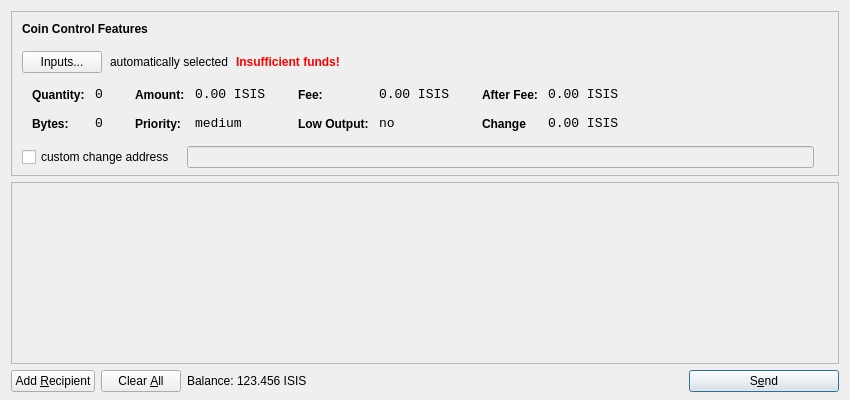
<?xml version="1.0" encoding="UTF-8"?>
<ui version="4.0">
 <class>SendCoinsDialog</class>
 <widget class="QDialog" name="SendCoinsDialog">
  <property name="geometry">
   <rect>
    <x>0</x>
    <y>0</y>
    <width>850</width>
    <height>400</height>
   </rect>
  </property>
  <property name="windowTitle">
   <string>Send Coins</string>
  </property>
  <layout class="QVBoxLayout" name="verticalLayout" stretch="0,1,0">
   <property name="bottomMargin">
    <number>8</number>
   </property>
   <item>
    <widget class="QFrame" name="frameCoinControl">
     <property name="sizePolicy">
      <sizepolicy hsizetype="Expanding" vsizetype="Expanding">
       <horstretch>0</horstretch>
       <verstretch>0</verstretch>
      </sizepolicy>
     </property>
     <property name="maximumSize">
      <size>
       <width>16777215</width>
       <height>16777215</height>
      </size>
     </property>
     <property name="frameShape">
      <enum>QFrame::StyledPanel</enum>
     </property>
     <property name="frameShadow">
      <enum>QFrame::Sunken</enum>
     </property>
     <layout class="QVBoxLayout" name="verticalLayoutCoinControl2">
      <property name="spacing">
       <number>-1</number>
      </property>
      <property name="leftMargin">
       <number>0</number>
      </property>
      <property name="topMargin">
       <number>0</number>
      </property>
      <property name="rightMargin">
       <number>0</number>
      </property>
      <property name="bottomMargin">
       <number>6</number>
      </property>
      <item>
       <layout class="QVBoxLayout" name="verticalLayoutCoinControl" stretch="0,0,0,0,1">
        <property name="spacing">
         <number>0</number>
        </property>
        <property name="leftMargin">
         <number>10</number>
        </property>
        <property name="topMargin">
         <number>10</number>
        </property>
        <item>
         <layout class="QHBoxLayout" name="horizontalLayoutCoinControl1">
          <property name="bottomMargin">
           <number>15</number>
          </property>
          <item>
           <widget class="QLabel" name="labelCoinControlFeatures">
            <property name="sizePolicy">
             <sizepolicy hsizetype="Preferred" vsizetype="Maximum">
              <horstretch>0</horstretch>
              <verstretch>0</verstretch>
             </sizepolicy>
            </property>
            <property name="font">
             <font>
              <weight>75</weight>
              <bold>true</bold>
             </font>
            </property>
            <property name="styleSheet">
             <string notr="true">font-weight:bold;</string>
            </property>
            <property name="text">
             <string>Coin Control Features</string>
            </property>
           </widget>
          </item>
         </layout>
        </item>
        <item>
         <layout class="QHBoxLayout" name="horizontalLayoutCoinControl2" stretch="0,0,0,0">
          <property name="spacing">
           <number>8</number>
          </property>
          <property name="bottomMargin">
           <number>10</number>
          </property>
          <item>
           <widget class="QPushButton" name="pushButtonCoinControl">
            <property name="styleSheet">
             <string notr="true"/>
            </property>
            <property name="text">
             <string>Inputs...</string>
            </property>
           </widget>
          </item>
          <item>
           <widget class="QLabel" name="labelCoinControlAutomaticallySelected">
            <property name="text">
             <string>automatically selected</string>
            </property>
            <property name="margin">
             <number>5</number>
            </property>
           </widget>
          </item>
          <item>
           <widget class="QLabel" name="labelCoinControlInsuffFunds">
            <property name="font">
             <font>
              <weight>75</weight>
              <bold>true</bold>
             </font>
            </property>
            <property name="styleSheet">
             <string notr="true">color:red;font-weight:bold;</string>
            </property>
            <property name="text">
             <string>Insufficient funds!</string>
            </property>
            <property name="margin">
             <number>5</number>
            </property>
           </widget>
          </item>
          <item>
           <spacer name="horizontalSpacerCoinControl">
            <property name="orientation">
             <enum>Qt::Horizontal</enum>
            </property>
            <property name="sizeHint" stdset="0">
             <size>
              <width>40</width>
              <height>1</height>
             </size>
            </property>
           </spacer>
          </item>
         </layout>
        </item>
        <item>
         <widget class="QWidget" name="widgetCoinControl" native="true">
          <property name="sizePolicy">
           <sizepolicy hsizetype="Preferred" vsizetype="Preferred">
            <horstretch>0</horstretch>
            <verstretch>0</verstretch>
           </sizepolicy>
          </property>
          <property name="minimumSize">
           <size>
            <width>0</width>
            <height>0</height>
           </size>
          </property>
          <property name="styleSheet">
           <string notr="true"/>
          </property>
          <layout class="QHBoxLayout" name="horizontalLayoutCoinControl5">
           <property name="margin">
            <number>0</number>
           </property>
           <item>
            <layout class="QHBoxLayout" name="horizontalLayoutCoinControl3" stretch="0,0,0,1">
             <property name="spacing">
              <number>20</number>
             </property>
             <property name="topMargin">
              <number>0</number>
             </property>
             <property name="bottomMargin">
              <number>10</number>
             </property>
             <item>
              <layout class="QFormLayout" name="formLayoutCoinControl1">
               <property name="horizontalSpacing">
                <number>10</number>
               </property>
               <property name="verticalSpacing">
                <number>14</number>
               </property>
               <property name="leftMargin">
                <number>10</number>
               </property>
               <property name="topMargin">
                <number>4</number>
               </property>
               <property name="rightMargin">
                <number>6</number>
               </property>
               <item row="0" column="0">
                <widget class="QLabel" name="labelCoinControlQuantityText">
                 <property name="styleSheet">
                  <string notr="true">font-weight:bold;</string>
                 </property>
                 <property name="text">
                  <string>Quantity:</string>
                 </property>
                 <property name="margin">
                  <number>0</number>
                 </property>
                </widget>
               </item>
               <item row="0" column="1">
                <widget class="QLabel" name="labelCoinControlQuantity">
                 <property name="font">
                  <font>
                   <family>Monospace</family>
                   <pointsize>10</pointsize>
                  </font>
                 </property>
                 <property name="cursor">
                  <cursorShape>IBeamCursor</cursorShape>
                 </property>
                 <property name="contextMenuPolicy">
                  <enum>Qt::ActionsContextMenu</enum>
                 </property>
                 <property name="text">
                  <string>0</string>
                 </property>
                 <property name="margin">
                  <number>0</number>
                 </property>
                 <property name="textInteractionFlags">
                  <set>Qt::LinksAccessibleByMouse|Qt::TextSelectableByKeyboard|Qt::TextSelectableByMouse</set>
                 </property>
                </widget>
               </item>
               <item row="1" column="0">
                <widget class="QLabel" name="labelCoinControlBytesText">
                 <property name="styleSheet">
                  <string notr="true">font-weight:bold;</string>
                 </property>
                 <property name="text">
                  <string>Bytes:</string>
                 </property>
                </widget>
               </item>
               <item row="1" column="1">
                <widget class="QLabel" name="labelCoinControlBytes">
                 <property name="font">
                  <font>
                   <family>Monospace</family>
                   <pointsize>10</pointsize>
                  </font>
                 </property>
                 <property name="cursor">
                  <cursorShape>IBeamCursor</cursorShape>
                 </property>
                 <property name="contextMenuPolicy">
                  <enum>Qt::ActionsContextMenu</enum>
                 </property>
                 <property name="text">
                  <string>0</string>
                 </property>
                 <property name="textInteractionFlags">
                  <set>Qt::LinksAccessibleByMouse|Qt::TextSelectableByKeyboard|Qt::TextSelectableByMouse</set>
                 </property>
                </widget>
               </item>
              </layout>
             </item>
             <item>
              <layout class="QFormLayout" name="formLayoutCoinControl2">
               <property name="horizontalSpacing">
                <number>10</number>
               </property>
               <property name="verticalSpacing">
                <number>14</number>
               </property>
               <property name="leftMargin">
                <number>6</number>
               </property>
               <property name="topMargin">
                <number>4</number>
               </property>
               <property name="rightMargin">
                <number>6</number>
               </property>
               <item row="0" column="0">
                <widget class="QLabel" name="labelCoinControlAmountText">
                 <property name="styleSheet">
                  <string notr="true">font-weight:bold;</string>
                 </property>
                 <property name="text">
                  <string>Amount:</string>
                 </property>
                 <property name="margin">
                  <number>0</number>
                 </property>
                </widget>
               </item>
               <item row="0" column="1">
                <widget class="QLabel" name="labelCoinControlAmount">
                 <property name="font">
                  <font>
                   <family>Monospace</family>
                   <pointsize>10</pointsize>
                  </font>
                 </property>
                 <property name="cursor">
                  <cursorShape>IBeamCursor</cursorShape>
                 </property>
                 <property name="contextMenuPolicy">
                  <enum>Qt::ActionsContextMenu</enum>
                 </property>
                 <property name="text">
                  <string>0.00 ISIS</string>
                 </property>
                 <property name="textInteractionFlags">
                  <set>Qt::LinksAccessibleByMouse|Qt::TextSelectableByKeyboard|Qt::TextSelectableByMouse</set>
                 </property>
                </widget>
               </item>
               <item row="1" column="0">
                <widget class="QLabel" name="labelCoinControlPriorityText">
                 <property name="styleSheet">
                  <string notr="true">font-weight:bold;</string>
                 </property>
                 <property name="text">
                  <string>Priority:</string>
                 </property>
                </widget>
               </item>
               <item row="1" column="1">
                <widget class="QLabel" name="labelCoinControlPriority">
                 <property name="font">
                  <font>
                   <family>Monospace</family>
                   <pointsize>10</pointsize>
                  </font>
                 </property>
                 <property name="cursor">
                  <cursorShape>IBeamCursor</cursorShape>
                 </property>
                 <property name="contextMenuPolicy">
                  <enum>Qt::ActionsContextMenu</enum>
                 </property>
                 <property name="text">
                  <string>medium</string>
                 </property>
                 <property name="textInteractionFlags">
                  <set>Qt::LinksAccessibleByMouse|Qt::TextSelectableByKeyboard|Qt::TextSelectableByMouse</set>
                 </property>
                </widget>
               </item>
              </layout>
             </item>
             <item>
              <layout class="QFormLayout" name="formLayoutCoinControl3">
               <property name="horizontalSpacing">
                <number>10</number>
               </property>
               <property name="verticalSpacing">
                <number>14</number>
               </property>
               <property name="leftMargin">
                <number>6</number>
               </property>
               <property name="topMargin">
                <number>4</number>
               </property>
               <property name="rightMargin">
                <number>6</number>
               </property>
               <item row="0" column="0">
                <widget class="QLabel" name="labelCoinControlFeeText">
                 <property name="styleSheet">
                  <string notr="true">font-weight:bold;</string>
                 </property>
                 <property name="text">
                  <string>Fee:</string>
                 </property>
                 <property name="margin">
                  <number>0</number>
                 </property>
                </widget>
               </item>
               <item row="0" column="1">
                <widget class="QLabel" name="labelCoinControlFee">
                 <property name="font">
                  <font>
                   <family>Monospace</family>
                   <pointsize>10</pointsize>
                  </font>
                 </property>
                 <property name="cursor">
                  <cursorShape>IBeamCursor</cursorShape>
                 </property>
                 <property name="contextMenuPolicy">
                  <enum>Qt::ActionsContextMenu</enum>
                 </property>
                 <property name="text">
                  <string>0.00 ISIS</string>
                 </property>
                 <property name="textInteractionFlags">
                  <set>Qt::LinksAccessibleByMouse|Qt::TextSelectableByKeyboard|Qt::TextSelectableByMouse</set>
                 </property>
                </widget>
               </item>
               <item row="1" column="0">
                <widget class="QLabel" name="labelCoinControlLowOutputText">
                 <property name="styleSheet">
                  <string notr="true">font-weight:bold;</string>
                 </property>
                 <property name="text">
                  <string>Low Output:</string>
                 </property>
                </widget>
               </item>
               <item row="1" column="1">
                <widget class="QLabel" name="labelCoinControlLowOutput">
                 <property name="font">
                  <font>
                   <family>Monospace</family>
                   <pointsize>10</pointsize>
                  </font>
                 </property>
                 <property name="cursor">
                  <cursorShape>IBeamCursor</cursorShape>
                 </property>
                 <property name="contextMenuPolicy">
                  <enum>Qt::ActionsContextMenu</enum>
                 </property>
                 <property name="text">
                  <string>no</string>
                 </property>
                 <property name="textInteractionFlags">
                  <set>Qt::LinksAccessibleByMouse|Qt::TextSelectableByKeyboard|Qt::TextSelectableByMouse</set>
                 </property>
                </widget>
               </item>
              </layout>
             </item>
             <item>
              <layout class="QFormLayout" name="formLayoutCoinControl4">
               <property name="horizontalSpacing">
                <number>10</number>
               </property>
               <property name="verticalSpacing">
                <number>14</number>
               </property>
               <property name="leftMargin">
                <number>6</number>
               </property>
               <property name="topMargin">
                <number>4</number>
               </property>
               <property name="rightMargin">
                <number>6</number>
               </property>
               <item row="0" column="0">
                <widget class="QLabel" name="labelCoinControlAfterFeeText">
                 <property name="styleSheet">
                  <string notr="true">font-weight:bold;</string>
                 </property>
                 <property name="text">
                  <string>After Fee:</string>
                 </property>
                 <property name="margin">
                  <number>0</number>
                 </property>
                </widget>
               </item>
               <item row="0" column="1">
                <widget class="QLabel" name="labelCoinControlAfterFee">
                 <property name="font">
                  <font>
                   <family>Monospace</family>
                   <pointsize>10</pointsize>
                  </font>
                 </property>
                 <property name="cursor">
                  <cursorShape>IBeamCursor</cursorShape>
                 </property>
                 <property name="contextMenuPolicy">
                  <enum>Qt::ActionsContextMenu</enum>
                 </property>
                 <property name="text">
                  <string>0.00 ISIS</string>
                 </property>
                 <property name="textInteractionFlags">
                  <set>Qt::LinksAccessibleByMouse|Qt::TextSelectableByKeyboard|Qt::TextSelectableByMouse</set>
                 </property>
                </widget>
               </item>
               <item row="1" column="0">
                <widget class="QLabel" name="labelCoinControlChangeText">
                 <property name="styleSheet">
                  <string notr="true">font-weight:bold;</string>
                 </property>
                 <property name="text">
                  <string>Change</string>
                 </property>
                </widget>
               </item>
               <item row="1" column="1">
                <widget class="QLabel" name="labelCoinControlChange">
                 <property name="font">
                  <font>
                   <family>Monospace</family>
                   <pointsize>10</pointsize>
                  </font>
                 </property>
                 <property name="cursor">
                  <cursorShape>IBeamCursor</cursorShape>
                 </property>
                 <property name="contextMenuPolicy">
                  <enum>Qt::ActionsContextMenu</enum>
                 </property>
                 <property name="text">
                  <string>0.00 ISIS</string>
                 </property>
                 <property name="textInteractionFlags">
                  <set>Qt::LinksAccessibleByMouse|Qt::TextSelectableByKeyboard|Qt::TextSelectableByMouse</set>
                 </property>
                </widget>
               </item>
              </layout>
             </item>
            </layout>
           </item>
          </layout>
         </widget>
        </item>
        <item>
         <layout class="QHBoxLayout" name="horizontalLayoutCoinControl4" stretch="0,0,0">
          <property name="spacing">
           <number>12</number>
          </property>
          <property name="sizeConstraint">
           <enum>QLayout::SetDefaultConstraint</enum>
          </property>
          <property name="topMargin">
           <number>5</number>
          </property>
          <property name="rightMargin">
           <number>5</number>
          </property>
          <item>
           <widget class="QCheckBox" name="checkBoxCoinControlChange">
            <property name="text">
             <string>custom change address</string>
            </property>
           </widget>
          </item>
          <item>
           <widget class="QLineEdit" name="lineEditCoinControlChange">
            <property name="enabled">
             <bool>false</bool>
            </property>
            <property name="sizePolicy">
             <sizepolicy hsizetype="Expanding" vsizetype="Fixed">
              <horstretch>0</horstretch>
              <verstretch>0</verstretch>
             </sizepolicy>
            </property>
           </widget>
          </item>
          <item>
           <widget class="QLabel" name="labelCoinControlChangeLabel">
            <property name="sizePolicy">
             <sizepolicy hsizetype="Preferred" vsizetype="Expanding">
              <horstretch>0</horstretch>
              <verstretch>0</verstretch>
             </sizepolicy>
            </property>
            <property name="minimumSize">
             <size>
              <width>0</width>
              <height>0</height>
             </size>
            </property>
            <property name="text">
             <string/>
            </property>
            <property name="margin">
             <number>3</number>
            </property>
           </widget>
          </item>
         </layout>
        </item>
        <item>
         <spacer name="verticalSpacerCoinControl">
          <property name="orientation">
           <enum>Qt::Vertical</enum>
          </property>
          <property name="sizeHint" stdset="0">
           <size>
            <width>800</width>
            <height>1</height>
           </size>
          </property>
         </spacer>
        </item>
       </layout>
      </item>
     </layout>
    </widget>
   </item>
   <item>
    <widget class="QScrollArea" name="scrollArea">
     <property name="widgetResizable">
      <bool>true</bool>
     </property>
     <widget class="QWidget" name="scrollAreaWidgetContents">
      <property name="geometry">
       <rect>
        <x>0</x>
        <y>0</y>
        <width>830</width>
        <height>165</height>
       </rect>
      </property>
      <layout class="QVBoxLayout" name="verticalLayout_2">
       <property name="margin">
        <number>0</number>
       </property>
       <item>
        <layout class="QVBoxLayout" name="entries">
         <property name="spacing">
          <number>6</number>
         </property>
        </layout>
       </item>
       <item>
        <spacer name="verticalSpacer">
         <property name="orientation">
          <enum>Qt::Vertical</enum>
         </property>
         <property name="sizeHint" stdset="0">
          <size>
           <width>20</width>
           <height>40</height>
          </size>
         </property>
        </spacer>
       </item>
      </layout>
     </widget>
    </widget>
   </item>
   <item>
    <layout class="QHBoxLayout" name="horizontalLayout">
     <item>
      <widget class="QPushButton" name="addButton">
       <property name="toolTip">
        <string>Send to multiple recipients at once</string>
       </property>
       <property name="text">
        <string>Add &amp;Recipient</string>
       </property>
       <property name="icon">
        <iconset resource="../bitcoin.qrc">
         <normaloff>:/icons/add</normaloff>:/icons/add</iconset>
       </property>
       <property name="autoDefault">
        <bool>false</bool>
       </property>
      </widget>
     </item>
     <item>
      <widget class="QPushButton" name="clearButton">
       <property name="sizePolicy">
        <sizepolicy hsizetype="Minimum" vsizetype="Fixed">
         <horstretch>0</horstretch>
         <verstretch>0</verstretch>
        </sizepolicy>
       </property>
       <property name="toolTip">
        <string>Remove all transaction fields</string>
       </property>
       <property name="text">
        <string>Clear &amp;All</string>
       </property>
       <property name="icon">
        <iconset resource="../bitcoin.qrc">
         <normaloff>:/icons/remove</normaloff>:/icons/remove</iconset>
       </property>
       <property name="autoRepeatDelay">
        <number>300</number>
       </property>
       <property name="autoDefault">
        <bool>false</bool>
       </property>
      </widget>
     </item>
     <item>
      <layout class="QHBoxLayout" name="horizontalLayout_2">
       <property name="spacing">
        <number>3</number>
       </property>
       <item>
        <widget class="QLabel" name="label">
         <property name="sizePolicy">
          <sizepolicy hsizetype="Preferred" vsizetype="Fixed">
           <horstretch>0</horstretch>
           <verstretch>0</verstretch>
          </sizepolicy>
         </property>
         <property name="text">
          <string>Balance:</string>
         </property>
        </widget>
       </item>
       <item>
        <widget class="QLabel" name="labelBalance">
         <property name="sizePolicy">
          <sizepolicy hsizetype="Preferred" vsizetype="Fixed">
           <horstretch>0</horstretch>
           <verstretch>0</verstretch>
          </sizepolicy>
         </property>
         <property name="cursor">
          <cursorShape>IBeamCursor</cursorShape>
         </property>
         <property name="text">
          <string>123.456 ISIS</string>
         </property>
         <property name="textInteractionFlags">
          <set>Qt::LinksAccessibleByMouse|Qt::TextSelectableByKeyboard|Qt::TextSelectableByMouse</set>
         </property>
        </widget>
       </item>
      </layout>
     </item>
     <item>
      <spacer name="horizontalSpacer">
       <property name="orientation">
        <enum>Qt::Horizontal</enum>
       </property>
       <property name="sizeHint" stdset="0">
        <size>
         <width>40</width>
         <height>20</height>
        </size>
       </property>
      </spacer>
     </item>
     <item>
      <widget class="QPushButton" name="sendButton">
       <property name="minimumSize">
        <size>
         <width>150</width>
         <height>0</height>
        </size>
       </property>
       <property name="toolTip">
        <string>Confirm the send action</string>
       </property>
       <property name="text">
        <string>S&amp;end</string>
       </property>
       <property name="icon">
        <iconset resource="../bitcoin.qrc">
         <normaloff>:/icons/send</normaloff>:/icons/send</iconset>
       </property>
       <property name="default">
        <bool>true</bool>
       </property>
      </widget>
     </item>
    </layout>
   </item>
  </layout>
 </widget>
 <resources>
  <include location="../bitcoin.qrc"/>
 </resources>
 <connections/>
</ui>
